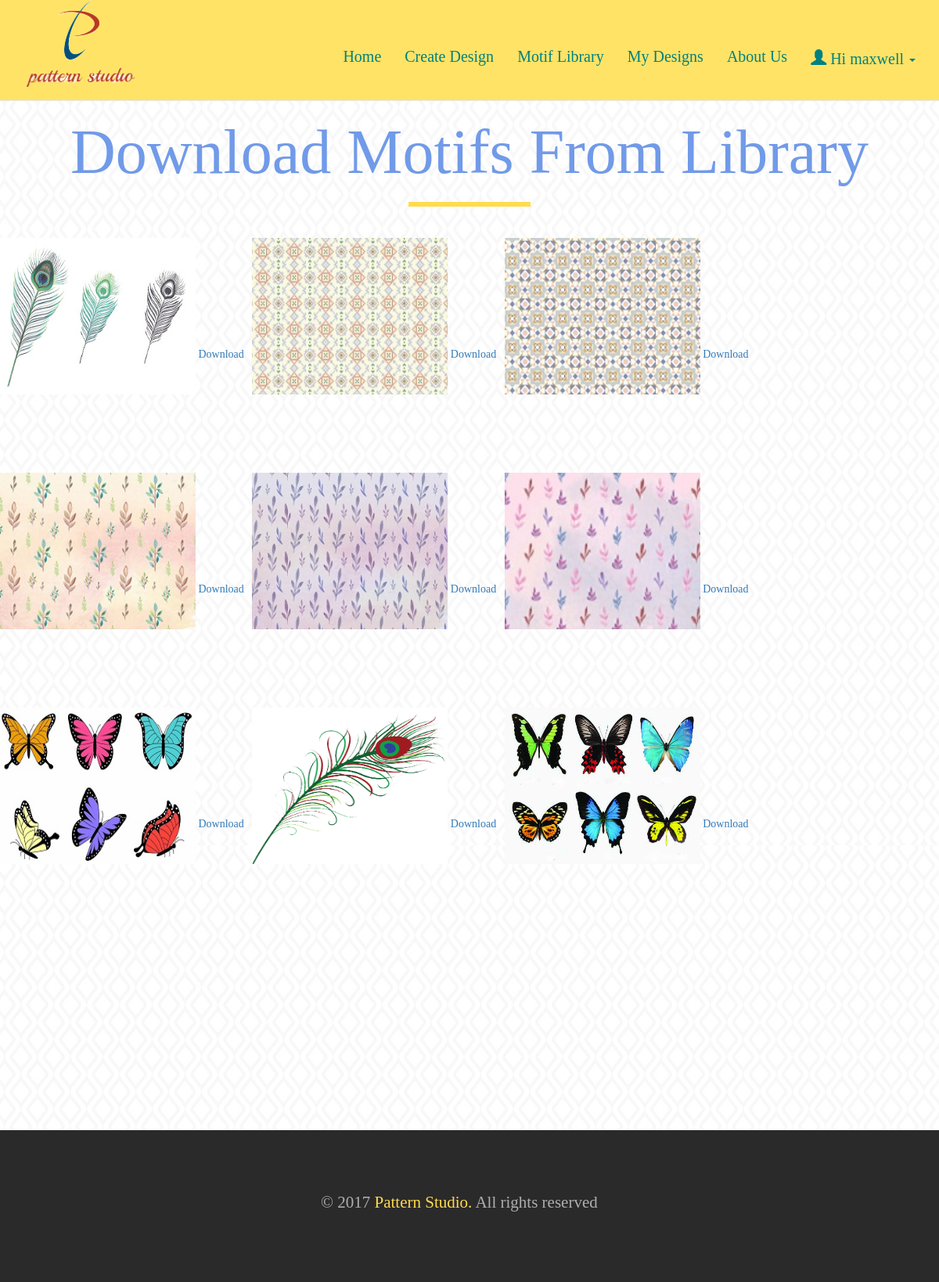
Page /includes/motif_library.php (signed in) on the committed database.
### tables this page shows
CREATE TABLE IF NOT EXISTS `users` (
`user_id` int(11) NOT NULL,
  `user_name` varchar(25) NOT NULL,
  `user_email` varchar(30) NOT NULL,
  `user_pass` varchar(30) NOT NULL
);

CREATE TABLE IF NOT EXISTS `img_library` (
`id` int(11) NOT NULL,
  `file_name` varchar(30) NOT NULL,
  `file_path` varchar(200) NOT NULL
);

### includes/motif_library.php (the view, shortened to what this page needs)
<?php
include  "db.php";
$query = $conn->query("SELECT * FROM users WHERE user_id =" .$_SESSION['userSession'] );
$userRow = $query->fetch_array();
?>
<?php include 'homenav.php';?>
 <div class="container">
    	<h6 class="dsc">Download Motifs From Library</h6>
    	<hr class="line"><br>
</div>
<?php
$query = $conn->query("SELECT * FROM img_library" . " ORDER BY id DESC");
while ($result = $query-> fetch_array()) {
	$path = $result['file_path'];
	$id = $result['id'];
	echo '<img src=" '.$path.' " width= "250px" height="200px" style="margin-bottom: 100px"/>' ;
	 ?><a href="download.php?id= <?php echo $id ?>"> Download </a> &nbsp&nbsp<?php
}
?>
	<?php include "footer.php" ?>

### includes/homenav.php (shortened to what this page needs)
<!DOCTYPE html>
<html>
<head>
    <link  rel="stylesheet" type="text/css" href="../css/bootstrap.min.css"/>
    <link rel="stylesheet" type="text/css" href="../css/fontawesome.css"/>
    <link rel="stylesheet" type="text/css" href="../css/home.css"/>
</head>
<body>
    <header class="navbar navbar-default navbar-fixed-top nav_style" >
        <div class="container" role= "banner">
            <div class="navbar-header logo">
               <a class="navbar-brand" href="home.php"><img src="../images/logo1.png"></a>
            </div>
            <div class="collapse navbar-collapse navbar-ex1-collapse navcol">
                <ul class="nav navbar-nav navbar-right">
                    <li><a href="home.php">Home</a></li>
                    <li><a href="generate.php">Create Design</a></li>
                    <li><a href="motif_library.php">Motif Library</a></li>
                    <li ><a href="saved_patterns.php">My Designs</a></li>
                    <li><a href="#">About Us</a></li>
                    <li class="dropdown">
                        <a href="#" class="dropdown-toggle" data-toggle="dropdown" role="button" aria-haspopup="true" aria-expanded="false">
                        <span class="glyphicon glyphicon-user"></span>&nbsp;Hi <?php echo $userRow['user_name']; ?>&nbsp;<span class="caret"></span></a>
                    </li>
                </ul>
            </div>
        </div>
    </header>

### includes/footer.php (shortened to what this page needs)
</body>
       <footer class="footer">
			<div class="row">
				<div class="col-md-4 col-md-offset-4 col-xs-8 col-xs-offset-2 ">
				<p>© 2017 <span class="fot">Pattern Studio.</span> All rights reserved </p>
				</div>
			</div>
		</footer>
</html>

### css/home.css (style rules this page uses)
body { background:#fff; background-image: url("../images/wyt.jpg"); background-repeat: cover; font-size: 14px; width: 100%; min-height: 100%; font-family: 'Oxygen-Regular'; margin: 0; }
.nav_style { background: #ffe366; padding: 2em 0; line-height: 40px; }
.navcol ul li a { font-size: 20px; text-align: center; color: teal !important; }
.navbar-brand { margin-top: -45px; padding-bottom: -50px; }
.navbar-default .navbar-nav { margin-top: 19px; }
.dsc { color: #719ae8; font-size: 80px; margin-top: 150px; text-align: center; }
.line { width: 150px; border: solid; color: #ffdb4d; }
.footer { margin-top: 20%; background: #2b2a2a; padding: 35px 0; }
.footer p { color:#afafaf; line-height:50px; margin-bottom:2em; font-size: 1.5em; margin-top: 1.5em; }
p .fot { color: #ffdb4d; margin-top: 50px; }

### rows in the picture
users: user_name "maxwell"
img_library: file_path (picture)
img_library: file_path (picture)
img_library: file_path (picture)
img_library: file_path (picture)
img_library: file_path (picture)
img_library: file_path (picture)
img_library: file_path (picture)
img_library: file_path (picture)
img_library: file_path (picture)
